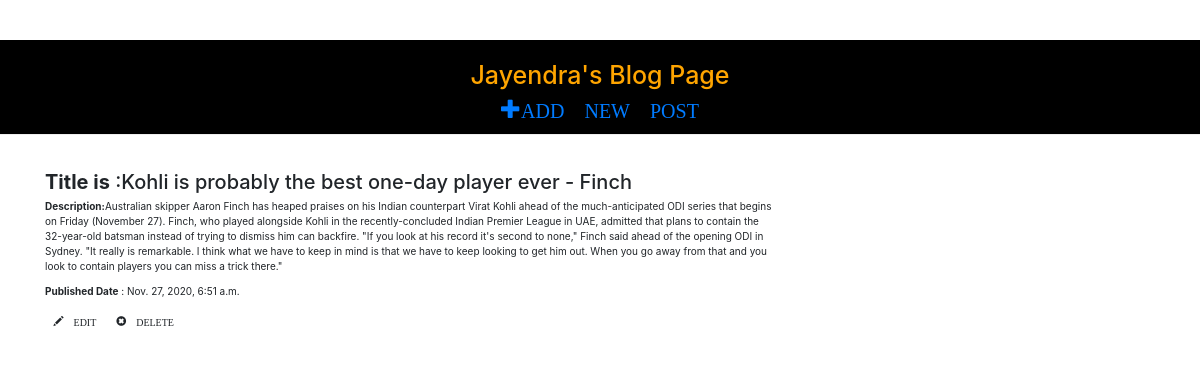
The app's page /post_detail/5/ (signed in) with its own data.
### blog/models.py (models this page shows, shortened)
class BlogPost(models.Model):
    author=models.ForeignKey(settings.AUTH_USER_MODEL,on_delete=models.CASCADE)
    title=models.CharField(max_length=200)
    text=models.TextField()
    created_date=models.DateTimeField(default=timezone.now)
    published_date=models.DateTimeField(blank=True,null=True)

### blog/views.py (the view)
# urls.py: path('post_detail/<int:pk>/', views.post_detail, name='post_detail'),
def post_detail(request,pk):
    post=get_object_or_404(BlogPost,pk=pk)
    return render(request,'blog_pages/post_detail.html',{'post':post})

### blog/templates/blog_pages/post_detail.html
{% extends 'blog_pages/base.html' %}
    {% block content %}
                    <div class="infomation">
                        <h2><b>Title is</b> :{{ post.title}}</h2>
                        <p><b>Description:</b>{{ post.text }}</p>
                        <p><b>Published Date</b> : {{ post.published_date }}</p>
                        {% if user.is_authenticated %}
                            <a class="btn btn-default " href="{% url 'post_edit' pk=post.pk %}"><span class="glyphicon glyphicon-pencil"> EDIT</span></a>
                        <a class="btn btn-default " href="{% url 'post_remove' pk=post.pk %}"><span class="glyphicon glyphicon-remove-sign"> DELETE</span></a>
                        {% endif %}
                    </div>
    {% endblock %}

### blog/static/css/blog.css (style rules this page uses)
.infomation { padding-bottom:25px; }

### records on screen
BlogPost: title "Kohli is probably the best one-day player ever - Finch", text "Australian skipper Aaron Finch has heaped praises on his Indian counterpart Virat Kohli ahead of the much-anticipated ODI series that begins on Friday (November 27). Finch, who played alongside Kohli in the recently-concluded Indian Premier League in UAE, admitted that plans to contain the 32-year-old batsman instead of trying to dismiss him can backfire. \"If you look at his record it's second to none,\" Finch said ahead of the opening ODI in Sydney. \"It really is remarkable. I think what we have to keep in mind is that we have to keep looking to get him out. When you go away from that and you look to contain players you can miss a trick there.\"", published_date "Nov. 27, 2020, 6:51 a.m."
